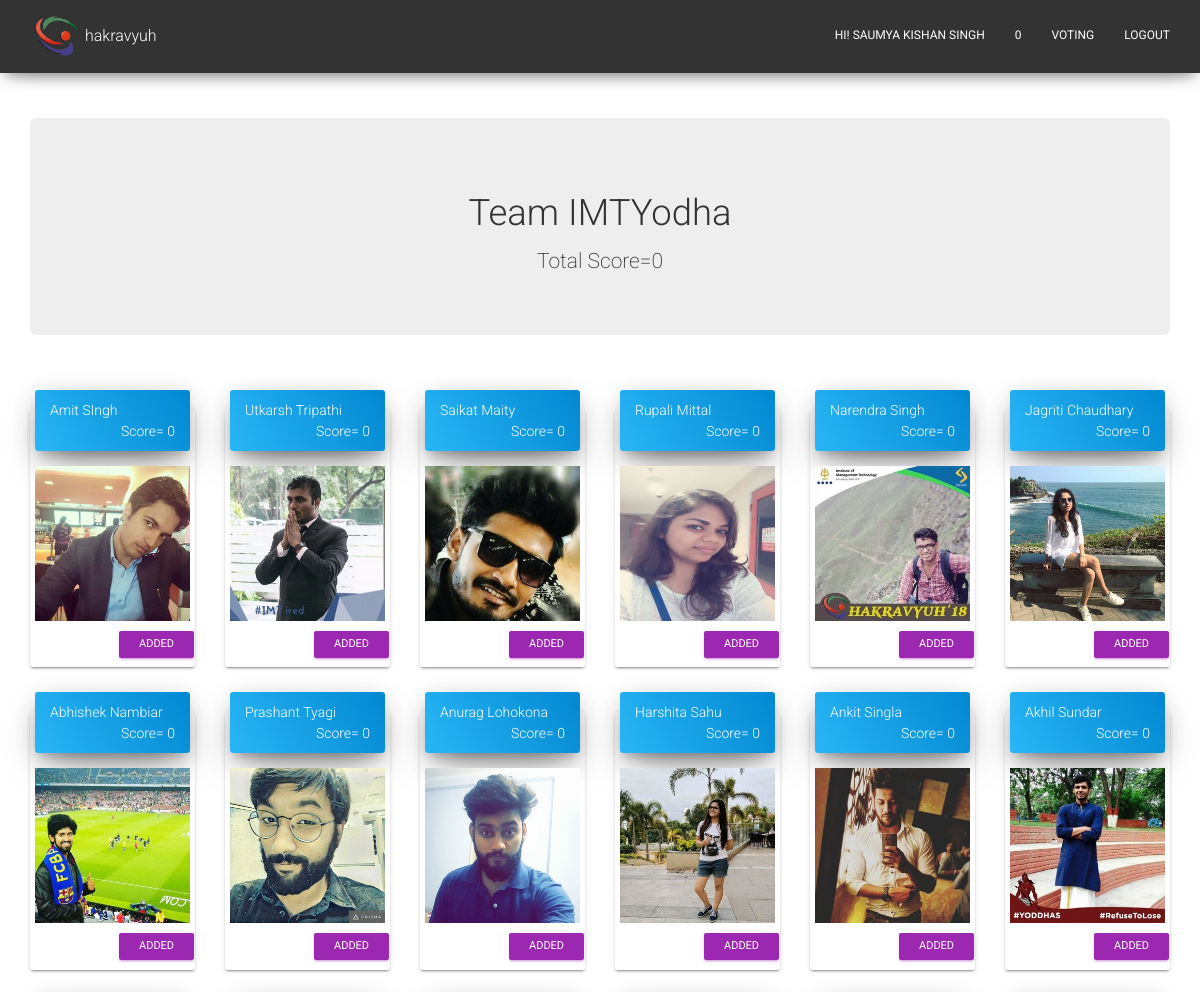
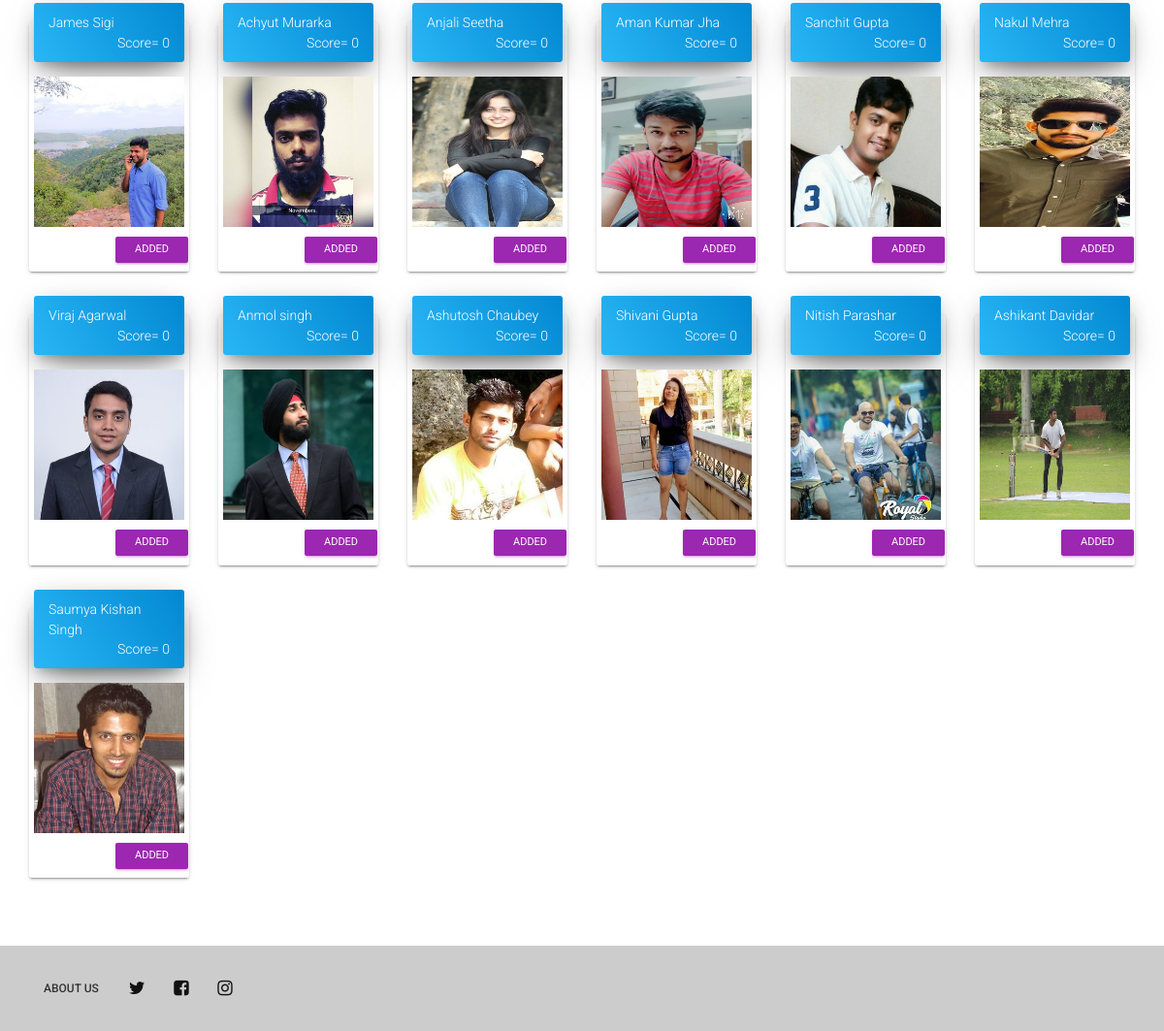
The app's page /user/finalteam.php (signed in) with its own data (2 pictures, top to bottom).
### tables this page shows
CREATE TABLE `user` (
  `SNO` int(11) NOT NULL,
  `NAME` text NOT NULL,
  `EMAIL` text NOT NULL,
  `CONTACT` text NOT NULL,
  `PASSWORD` text NOT NULL,
  `amount` double NOT NULL DEFAULT '5500000',
  `male` int(11) NOT NULL DEFAULT '0',
  `team` int(11) NOT NULL DEFAULT '0',
  `teamsubmitflag` int(11) NOT NULL DEFAULT '0',
  `teamname` text NOT NULL
);

CREATE TABLE `player` (
  `SNO` int(10) NOT NULL,
  `NAME` text NOT NULL,
  `LIKES` int(10) NOT NULL DEFAULT '0',
  `DISLIKES` int(10) NOT NULL DEFAULT '0',
  `IMAGE` text NOT NULL,
  `sex` char(1) NOT NULL,
  `price` decimal(10,0) NOT NULL,
  `category` text
);

### user/session.php (called while the page is built, shortened)
<?php
$connection = mysqli_connect("204.11.58.166:3306","imtg-chakravyuh","Kumar@143","chakravyuh");
$user_check=$_SESSION['login_email'];
$ses_sql=mysqli_query($connection,"select name,sno from user where email='$user_check'");
$row = mysqli_fetch_array($ses_sql,MYSQLI_ASSOC);
$login_session =$row['name'];
$login_id=$row['sno'];
?>

### user/finalteam.php (the view, shortened to what this page needs)
<?php
include('session.php');
$connection=mysqli_connect("204.11.58.166:3306","imtg-chakravyuh","Kumar@143","chakravyuh");
mysqli_select_db($connection,"testing");
$getflag = "SELECT teamsubmitflag,teamname FROM user where SNO='$login_id'";
$flagresult=mysqli_query($connection,$getflag) or die("<b>Error:</b> Problem on Image Insert<br/>" . mysqli_error($connection));
if($flagrow=mysqli_fetch_array($flagresult,MYSQLI_ASSOC)){
	$username=$flagrow['teamname'];
}
$array = array_fill(1, 180, 0);
$sql="SELECT pl.SNO sno from player pl join relation rl on pl.SNO=rl.player_sno_fk where rl.user_sno_fk='$login_id' order by pl.price";
$result=mysqli_query($connection,$sql) or die("<b>Error:</b> Problem on Image Insert<br/>" . mysqli_error($connection));
while($row=mysqli_fetch_array($result,MYSQLI_ASSOC))
{
	$array[$row['sno']]=1;
}
?>
<!doctype html>
<html lang="en">
<head>
	<link rel="stylesheet" href="https://maxcdn.bootstrapcdn.com/font-awesome/latest/css/font-awesome.min.css" />
	<link rel="stylesheet" href="https://cdnjs.cloudflare.com/ajax/libs/bootstrap-sweetalert/1.0.1/sweetalert.min.css" />
    <link href="../assets/css/bootstrap.min.css" rel="stylesheet" />
    <link href="../assets/css/material-kit.css" rel="stylesheet"/>
    <link rel="stylesheet" type="text/css" href="../assets/css/custom.css">
	<link href="../assets/css/demo.css" rel="stylesheet" />
</head>
<body class="index-page">
<nav class="navbar navbar-fixed-top navbar-primary">
	<div class="container">
        <div class="navbar-header">
	    	<a href="../index.php">
	        	<div class="logo-container">
	                <div class="logo">
	                    <img src="../assets/img/chakravyuh.png" alt="Logo">
	                </div>
	                <div class="brand logo-text">
	                    hakravyuh
	                </div>
				</div>
	      	</a>
	    </div>
	    <div class="collapse navbar-collapse" id="navigation-index">
	    	<ul class="nav navbar-nav navbar-right text-center">
	    		<li>
					<a href="profile.php">
						<?php echo "Hi! ".$username; ?>
					</a>
				</li>
				<li>
					<a href="profile.php" >
						<?php
							$amountsql = "select amount,male,team from user where SNO='$login_id'";
							$current_amount = mysqli_query($connection,$amountsql) or die("<b>Error:</b> Problem on Image Insert<br/>" . mysqli_error($connection));
							$amount=mysqli_fetch_array($current_amount,MYSQLI_ASSOC);
						echo "<div id='amount'>".$amount['amount']."</div>";
						?>
					</a>
				</li>
				<li>
					<a href="../polling/vote.php">
						Voting
					</a>
				</li>
	    		<li>
					<a href="logout.php">
						logout
					</a>
				</li>
	    	</ul>
	    </div>
	</div>
</nav>
<div class="wrapper">
	<div class="main" style="margin-top:4%;">
			<div class="section section-basic" style="padding-top: 70px;">
	 			<div class="container">
  					<div class="jumbotron">
 					  <solid><center> <?php echo "<H2>Team ".$login_session."</H2>" ?> </center></solid>
						<center><p><?php
							$cumscore=0;
	    			$cat="price ";
	    			$order="ASC";
	    			$sql = "SELECT * from player order by ".$cat.$order;
                    $result = mysqli_query($connection,$sql) or die("<b>Error:</b> Problem on Image Insert<br/>" . mysqli_error($connection));
                    while($player=mysqli_fetch_array($result,MYSQLI_ASSOC))
                    {
						$score=$player['LIKES']+$player['DISLIKES'];
                    	if($array[$player['SNO']]=='1')
                    	$cumscore=$cumscore+$score;
			        }
					echo "Total Score=".$cumscore;
							?></p></center>
					</div>
				</div>
	    		<div id="team" class="container-fluid">
	    		<?php
	    			$cat="price ";
	    			$order="ASC";
	    			$sql = "SELECT * from player order by ".$cat.$order;
                    $result = mysqli_query($connection,$sql) or die("<b>Error:</b> Problem on Image Insert<br/>" . mysqli_error($connection));
                    while($player=mysqli_fetch_array($result,MYSQLI_ASSOC))
                    {
						$score=$player['LIKES']+$player['DISLIKES'];
                    	if($array[$player['SNO']]=='1')
                    	echo "<div id='player".$player['SNO']."' class='player col-md-2 col-sm-3 col-xs-6'>
				    			<div class='card card-nav-tabs'>
									<div class='header header-info'>
										<div class='nav-tabs-wrapper'>
											<ul class='nav nav-tabs' data-tabs='tabs'>
												<li id='name'>".$player['NAME']."</li><br/>
												<li class='pull-right' >Score= ".$score."</li>
											</ul>
										</div>
									</div>
									<div class='content'>
										<div class='tab-content text-center'>
										<img class='img-responsive' src='../polling/".$player['IMAGE']."'>
										</div>
									</div>
									<div class='pull-right'>
										<button class='btn btn-primary btn-sm' >Added</button>
									</div>
								</div>
				    		</div>";
			        }
	    		?>
	        </div>
	    </div>
	</div>
    <footer class="footer">
        <div class="container">
            <nav class="pull-left">
                <ul>
                    <li>
                        <a href="http://imtg-chakravyuh.com/" target="_blank">
                           About Us
                        </a>
                    </li>
                   <li>
                        <a rel="tooltip" title="Follow us on Twitter" data-placement="top" href="https://twitter.com/imtg_sportscom" target="_blank" class="btn btn-white btn-simple btn-just-icon">
                            <i class="fa fa-twitter"></i>
                        </a>
                    </li>
                    <li>
                        <a rel="tooltip" title="Like us on Facebook" data-placement="top" href="https://www.facebook.com/Chakravyuh.imtg/" target="_blank" class="btn btn-white btn-simple btn-just-icon">
                            <i class="fa fa-facebook-square"></i>
                        </a>
                    </li>
                    <li>
                        <a rel="tooltip" title="Follow us on Instagram" data-placement="top" href="https://www.instagram.com/chakravyuh_imtg_/" target="_blank" class="btn btn-white btn-simple btn-just-icon">
                            <i class="fa fa-instagram"></i>
                        </a>
                    </li>
                </ul>
            </nav>
        </div>
    </footer>
</div>
</body>
</html>

### assets/css/custom.css (style rules this page uses)
.btn { border-radius: 2px; font-size: 15px; }
.card .header { margin: 10px 5px 0px 5px; padding: 10px 0px; }
.card-nav-tabs .header { margin-top:-20px; }
.card .content { padding: 15px 5px 0px 5px; }
.navbar.navbar-primary { background-color: #333 !important; }
.logo-text { padding: 10px 5px; }

### assets/css/demo.css (style rules this page uses)
.logo-container .logo { overflow: hidden; border-radius: 50%; width: 50px; float: left; }
.logo-container .brand { font-size: 16px; color: #FFFFFF; line-height: 18px; float: left; margin-top: 7px; width: 70px; height: 40px; text-align: left; }
.logo-container .logo img { width: 100%; }
.presentation .front, .presentation .front:after, .presentation .front .btn, .logo-container .logo, .logo-container .brand { -webkit-transition: all .2s; -moz-transition: all .2s; -o-transition: all .2s; transition: all .2s; }

### user/finalteam.php (style rules this page uses)
.fa { color: #111; }

### records on screen
user: teamname "SAUMYA KISHAN SINGH", amount "0", NAME "IMTYodha"
player: NAME "Amit SIngh", LIKES "0", IMAGE (picture)
player: NAME "Utkarsh Tripathi", LIKES "0", IMAGE (picture)
player: NAME "Saikat Maity", LIKES "0", IMAGE (picture)
player: NAME "Rupali Mittal", LIKES "0", IMAGE (picture)
player: NAME "Narendra Singh", LIKES "0", IMAGE (picture)
player: NAME "Jagriti Chaudhary", LIKES "0", IMAGE (picture)
player: NAME "Abhishek Nambiar", LIKES "0", IMAGE (picture)
player: NAME "Prashant Tyagi", LIKES "0", IMAGE (picture)
player: NAME "Anurag Lohokona", LIKES "0", IMAGE (picture)
player: NAME "Harshita Sahu", LIKES "0", IMAGE (picture)
player: NAME "Ankit Singla", LIKES "0", IMAGE (picture)
player: NAME "Akhil Sundar", LIKES "0", IMAGE (picture)
player: NAME "James Sigi", LIKES "0", IMAGE (picture)
player: NAME "Achyut Murarka", LIKES "0", IMAGE (picture)
player: NAME "Anjali Seetha", LIKES "0", IMAGE (picture)
player: NAME "Aman Kumar Jha", LIKES "0", IMAGE (picture)
player: NAME "Sanchit Gupta", LIKES "0", IMAGE (picture)
player: NAME "Nakul Mehra", LIKES "0", IMAGE (picture)
player: NAME "Viraj Agarwal", LIKES "0", IMAGE (picture)
player: NAME "Anmol singh", LIKES "0", IMAGE (picture)
player: NAME "Ashutosh Chaubey", LIKES "0", IMAGE (picture)
player: NAME "Shivani Gupta", LIKES "0", IMAGE (picture)
player: NAME "Nitish Parashar", LIKES "0", IMAGE (picture)
player: NAME "Ashikant Davidar", LIKES "0", IMAGE (picture)
player: NAME "Saumya Kishan Singh", LIKES "0", IMAGE (picture)

### other values on screen
$cumscore "0"
